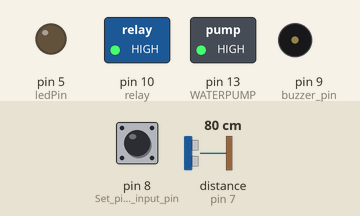
Recording of a sketch running on a simulated Arduino Uno, built with avr-gcc and run on an emulated ATmega328P. On the bench: switched loads named in the sketch (green lamp = pin HIGH), output pins drawn as LEDs (lit = HIGH), buzzer (waves = sounding, pin HIGH). Wiring (inferred from the names in the program): ultrasonic range finder: trigger pin 6; echo pin 7. The test bench sets the inputs (shaded band); at power-on: distance to the obstacle (sensor on pin 7) 80 cm, pin 8 (Set_pin_8_as_input_pin) HIGH. The echo pulse lasts 58.3 µs per cm; pins used as bus, display or sensor lines are not drawn; what the sketch prints to the serial monitor is not drawn.

Above: at 1.2 s.
1.3 s: distance to the obstacle (sensor on pin 7) set to 8 cm
3.6 s: distance to the obstacle (sensor on pin 7) set to 5 cm
At 6.2 s:
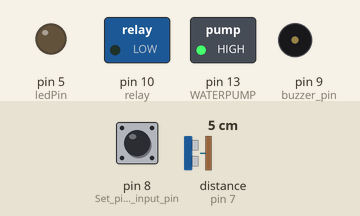
6.9 s: distance to the obstacle (sensor on pin 7) set to 24 cm
8.4 s: distance to the obstacle (sensor on pin 7) set to 30 cm
At 8.8 s:
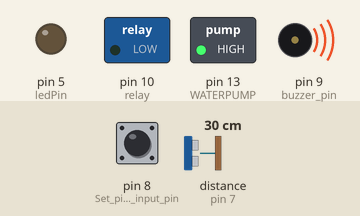
12.9 s: distance to the obstacle (sensor on pin 7) set to 2 cm
At 15.2 s:
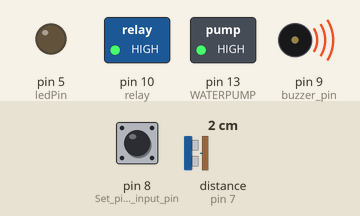
16.9 s: distance to the obstacle (sensor on pin 7) set to 35 cm
At 17.7 s:
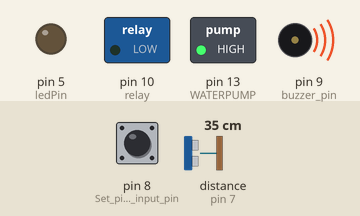
Timing chart, 0 to 22.5 s (numbered marks = the images above; inputs shaded):
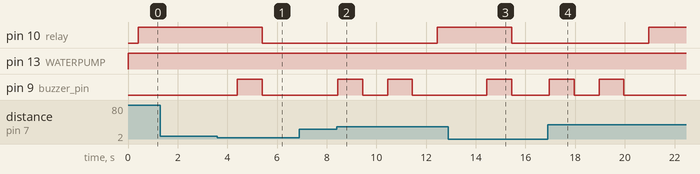

Measured:
- the behaviour switches between 7 and 6 cm on distance to the obstacle (sensor on pin 7) (found by bisection; images 0 and 1)
- the behaviour switches between 27 and 28 cm on distance to the obstacle (sensor on pin 7) (found by bisection; images 1 and 2)
- after the input at 1.3 s, every drawn part: stays the same
- after the input at 3.6 s, pin 10 (relay): HIGH → LOW after 1.8 s; pin 9 (buzzer_pin): LOW → HIGH after 0.81 s, → LOW 1.0 s later
- after the input at 6.9 s, every drawn part: stays the same
- after the input at 8.4 s, pin 10 (relay): LOW → HIGH after 4.0 s; pin 9 (buzzer_pin): alternates HIGH for 1.0 s and LOW for 1.0 s, starting after 0.05 s
- after the input at 12.9 s, pin 10 (relay): HIGH → LOW after 2.6 s; pin 9 (buzzer_pin): LOW → HIGH after 1.6 s, → LOW 1.0 s later
- after the input at 16.9 s, pin 10 (relay): LOW → HIGH after 4.1 s; pin 9 (buzzer_pin): alternates HIGH for 1.0 s and LOW for 1.0 s, 4 changes in all, then stays LOW, starting after 0.06 s

The sketch:

arduino.ino
```cpp
int WATERPUMP = 13; //motor pump connected to pin 13
int sensor = 8; //sensor digital pin vonnected to pin 8
int val; //This variable stores the value received from Soil moisture sensor.


float d;
int low=23;
int high=5;


const int ledPin = 5;
const int ldrPin = A0;

void setup() {
  pinMode(13,OUTPUT); //Set pin 13 as OUTPUT pin
  pinMode(8,INPUT); //Set pin 8 as input pin, to receive data from Soil moisture sensor.
  //Initialize serial and wait for port to open:
  Serial.begin(9600); // opens serial port, sets data rate to 9600 bps
  while (! Serial);// wait for serial port to connect. Needed for native USB
  Serial.println("Speed 0 to 255");


   pinMode(7,INPUT);//echo pin of ultraSonic
   pinMode(6,OUTPUT);//trig pin of ultraSonic
   pinMode(10,OUTPUT);// relay
   pinMode(9,OUTPUT);// buzzer pin


   pinMode(ledPin, OUTPUT);
   pinMode(ldrPin, INPUT);

}

void vol() //distance calculation...
{
 digitalWrite(6,HIGH);
 delayMicroseconds(8);
 digitalWrite(6,LOW);
 delayMicroseconds(2);
 d=pulseIn(7,HIGH);
 d=d/69;
}

void loop() {
if (Serial.available()) //loop to operate motor
  {
    int speed = Serial.parseInt(); // to read the number entered as text in the Serial Monitor
    if (speed >= 0 && speed <= 255)
    {
      analogWrite(WATERPUMP, speed);// tuns on the motor at specified speed
    }
  }
  val = digitalRead(8);  //Read data from soil moisture sensor
  if(val == LOW)
  {
  digitalWrite(13,LOW); //if soil moisture sensor provides LOW value send LOW value to motor pump and motor pump goes off
  }
  else
  {
  digitalWrite(13,HIGH); //if soil moisture sensor provides HIGH value send HIGH value to motor pump and motor pump get on
  }
  delay(400); //Wait for few second and then continue the loop.


 vol();
 while(1)
  {
   b:
   digitalWrite(10,HIGH);// Pump On...
   delay(2000);
   vol();
   if(d<high) //check high...
    {
     digitalWrite(9,HIGH);// buzzer on.....
     delay(1000);
     digitalWrite(9,LOW);
     goto a;
    }
  }
 while(1)
  {
   a:
   digitalWrite(10,LOW);// pump off...
   delay(100);
   vol();
   if(d>low) //check low
    {
     digitalWrite(9,HIGH);//Buzzer beeping......
     delay(1000);
     digitalWrite(9,LOW);
     delay(1000);
     digitalWrite(9,HIGH);
     delay(1000);
     digitalWrite(9,LOW);
     delay(1000);

     goto b;
    }
  }


	int ldrStatus = analogRead(ldrPin);

	if (ldrStatus <=300) {

	digitalWrite(ledPin, HIGH);

	}

	else {

	digitalWrite(ledPin, LOW);


	}

}
```
